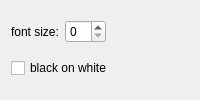
           <widget class="QWidget" name="styleTab">
            <attribute name="title">
             <string>style</string>
            </attribute>
            <layout class="QVBoxLayout" name="verticalLayout_16">
             <item>
              <layout class="QHBoxLayout" name="horizontalLayout_19">
               <item>
                <widget class="QLabel" name="label_7">
                 <property name="text">
                  <string>font size:</string>
                 </property>
                </widget>
               </item>
               <item>
                <widget class="QSpinBox" name="fontSize">
                 <property name="toolTip">
                  <string>plot font point size</string>
                 </property>
                </widget>
               </item>
               <item>
                <spacer name="horizontalSpacer_13">
                 <property name="orientation">
                  <enum>Qt::Horizontal</enum>
                 </property>
                 <property name="sizeHint" stdset="0">
                  <size>
                   <width>40</width>
                   <height>20</height>
                  </size>
                 </property>
                </spacer>
               </item>
              </layout>
             </item>
             <item>
              <widget class="QCheckBox" name="backgroundCheckBox">
               <property name="toolTip">
                <string>set plot background to be white, with black text</string>
               </property>
               <property name="text">
                <string>black on white</string>
               </property>
              </widget>
             </item>
            </layout>
           </widget>
